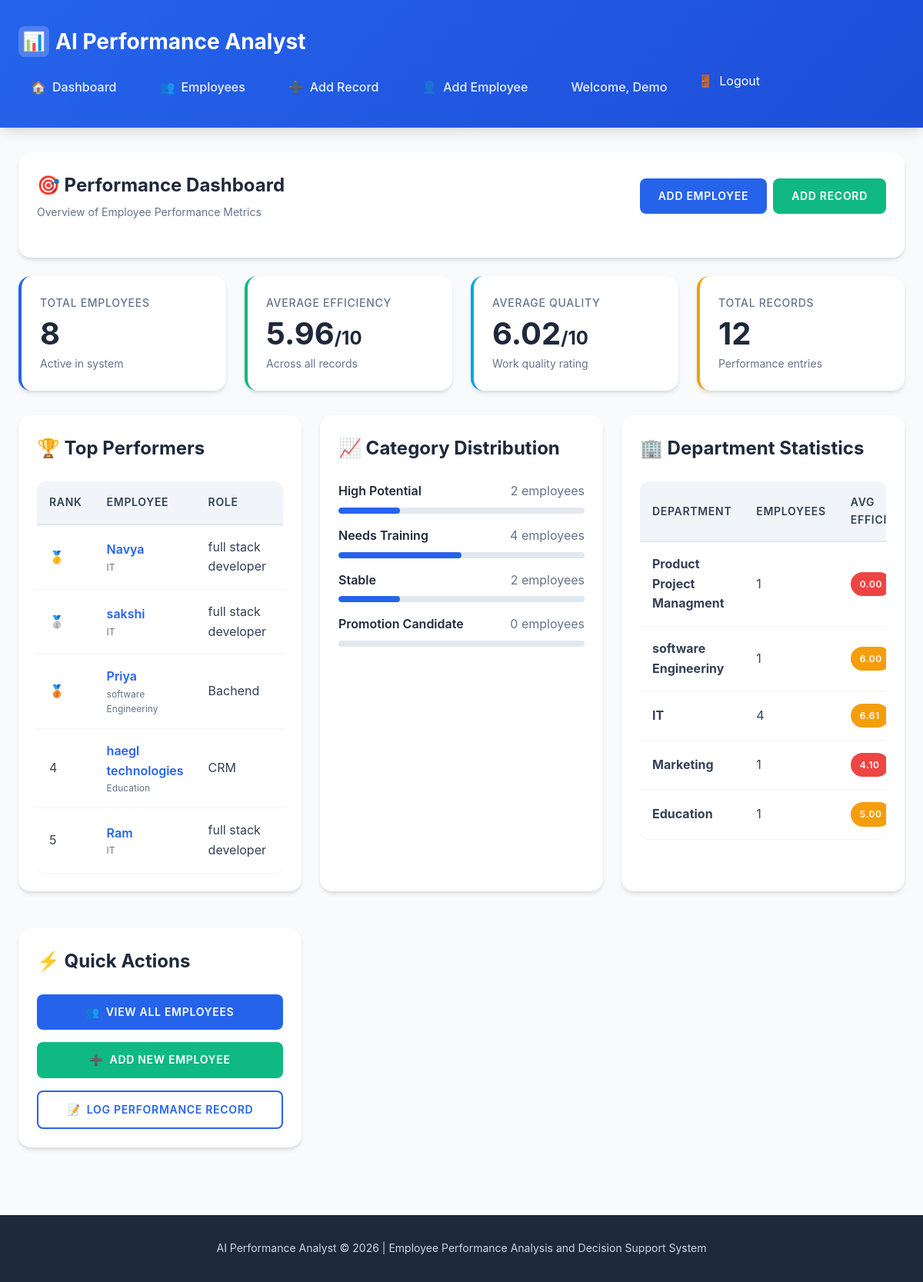
The app's page / (signed in) with its own data.
### performance/models.py (models this page shows, shortened)
class Employee(models.Model):
    PERFORMANCE_CATEGORIES = [
        ('high_potential', 'High Potential'),
        ('needs_training', 'Needs Training'),
        ('stable', 'Stable'),
        ('promotion_candidate', 'Promotion Candidate'),
    ]
    name = models.CharField(max_length=200, verbose_name="Employee Name")
    department = models.CharField(max_length=100, verbose_name="Department")
    role = models.CharField(max_length=100, verbose_name="Role/Position")
    join_date = models.DateField(verbose_name="Join Date")
    email = models.EmailField(max_length=254, blank=True, null=True, verbose_name="Email")
    performance_category = models.CharField(
        max_length=50,
        choices=PERFORMANCE_CATEGORIES,
        default='stable',
        verbose_name="Performance Category"
    )
    created_at = models.DateTimeField(auto_now_add=True)
    updated_at = models.DateTimeField(auto_now=True)
    class Meta:
        ordering = ['-created_at']
        verbose_name = "Employee"
        verbose_name_plural = "Employees"
    def get_average_efficiency(self):
        records = self.performancerecord_set.all()
        if records.exists():
            return round(records.aggregate(models.Avg('efficiency'))['efficiency__avg'], 2)
        return 0.0
    def get_average_quality(self):
        records = self.performancerecord_set.all()
        if records.exists():
            return round(records.aggregate(models.Avg('quality'))['quality__avg'], 2)
        return 0.0
    def get_record_count(self):
        return self.performancerecord_set.count()

### performance/views.py (the view)
# urls.py: path('', views.dashboard_view, name='dashboard'),
@login_required
def dashboard_view(request):
    stats = get_dashboard_statistics()
    context = {
        'stats': stats,
        'page_title': 'Dashboard - Employee Performance Analysis'
    }
    return render(request, 'performance/dashboard.html', context)

### performance/templates/performance/dashboard.html (shortened to what this page needs)
{% extends 'performance/base.html' %}
{% block content %}
<div class="container">
    <div class="card">
        <div class="card-header">
            <div>
                <h1 class="card-title">🎯 Performance Dashboard</h1>
                <p class="card-subtitle">Overview of Employee Performance Metrics</p>
            </div>
            <div class="btn-group">
                <a href="{% url 'add_employee' %}" class="btn btn-primary">Add Employee</a>
                <a href="{% url 'add_record' %}" class="btn btn-success">Add Record</a>
            </div>
        </div>
    </div>
    <div class="stats-grid">
        <div class="stat-card">
            <div class="stat-label">Total Employees</div>
            <div class="stat-value">{{ stats.total_employees }}</div>
            <div class="stat-subtext">Active in system</div>
        </div>
        <div class="stat-card success">
            <div class="stat-label">Average Efficiency</div>
            <div class="stat-value">{{ stats.avg_efficiency|floatformat:2 }}<span style="font-size: 1.5rem;">/10</span></div>
            <div class="stat-subtext">Across all records</div>
        </div>
        <div class="stat-card info">
            <div class="stat-label">Average Quality</div>
            <div class="stat-value">{{ stats.avg_quality|floatformat:2 }}<span style="font-size: 1.5rem;">/10</span></div>
            <div class="stat-subtext">Work quality rating</div>
        </div>
        <div class="stat-card warning">
            <div class="stat-label">Total Records</div>
            <div class="stat-value">{{ stats.total_records }}</div>
            <div class="stat-subtext">Performance entries</div>
        </div>
    </div>
    <div class="grid grid-2">
        <div class="card">
            <div class="card-header">
                <h2 class="card-title">🏆 Top Performers</h2>
            </div>
            <div class="card-body">
                {% if stats.top_performers %}
                    <div class="table-container">
                        <table class="table">
                            <thead>
                                <tr>
                                    <th>Rank</th>
                                    <th>Employee</th>
                                    <th>Role</th>
                                    <th>Score</th>
                                </tr>
                            </thead>
                            <tbody>
                                {% for employee in stats.top_performers %}
                                <tr>
                                    <td>
                                        {% if forloop.counter == 1 %}🥇
                                        {% elif forloop.counter == 2 %}🥈
                                        {% elif forloop.counter == 3 %}🥉
                                        {% else %}{{ forloop.counter }}{% endif %}
                                    </td>
                                    <td>
                                        <a href="{% url 'employee_detail' employee.id %}" style="color: var(--primary-color); text-decoration: none; font-weight: 600;">
                                            {{ employee.name }}
                                        </a>
                                        <div style="font-size: 0.75rem; color: var(--gray-500);">{{ employee.department }}</div>
                                    </td>
                                    <td>{{ employee.role }}</td>
                                    <td>
                                    </td>
                                </tr>
                                {% endfor %}
                            </tbody>
                        </table>
                    </div>
                {% else %}
                    <div class="empty-state">
                        <div class="empty-state-icon">📊</div>
                        <div class="empty-state-title">No Performance Data Yet</div>
                        <div class="empty-state-text">Add employees and performance records to see top performers.</div>
                    </div>
                {% endif %}
            </div>
        </div>
        <div class="card">
            <div class="card-header">
                <h2 class="card-title">📈 Category Distribution</h2>
            </div>
            <div class="card-body">
                {% if stats.category_distribution %}
                    <div style="margin-top: 1.5rem;">
                        {% for label, count in stats.category_distribution.items %}
                        <div style="margin-bottom: 1rem;">
                            <div style="display: flex; justify-content: space-between; margin-bottom: 0.5rem;">
                                <span style="font-weight: 600;">{{ label }}</span>
                                <span style="color: var(--gray-500);">{{ count }} employee{{ count|pluralize }}</span>
                            </div>
                            <div style="width: 100%; height: 8px; background: var(--gray-200); border-radius: 4px; overflow: hidden;">
                                {% widthratio count stats.total_employees 100 as percentage %}
                                <div style="width: {% if stats.total_employees > 0 %}{{ percentage }}{% else %}0{% endif %}%; height: 100%; background: var(--primary-color); border-radius: 4px;"></div>
                            </div>
                        </div>
                        {% endfor %}
                    </div>
                {% else %}
                    <div class="empty-state">
                        <div class="empty-state-icon">📊</div>
                        <div class="empty-state-title">No Categories Yet</div>
                        <div class="empty-state-text">Categories will be assigned as performance data is analyzed.</div>
                    </div>
                {% endif %}
            </div>
        </div>
        <div class="card">
            <div class="card-header">
                <h2 class="card-title">🏢 Department Statistics</h2>
            </div>
            <div class="card-body">
                {% if stats.department_stats %}
                    <div class="table-container">
                        <table class="table">
                            <thead>
                                <tr>
                                    <th>Department</th>
                                    <th>Employees</th>
                                    <th>Avg Efficiency</th>
                                </tr>
                            </thead>
                            <tbody>
                                {% for dept, dept_stats in stats.department_stats.items %}
                                <tr>
                                    <td><strong>{{ dept }}</strong></td>
                                    <td>{{ dept_stats.employee_count }}</td>
                                    <td>
                                        <span class="badge {% if dept_stats.avg_efficiency >= 7 %}badge-success{% elif dept_stats.avg_efficiency >= 5 %}badge-warning{% else %}badge-danger{% endif %}">
                                            {{ dept_stats.avg_efficiency|floatformat:2 }}
                                        </span>
                                    </td>
                                </tr>
                                {% endfor %}
                            </tbody>
                        </table>
                    </div>
                {% else %}
                    <div class="empty-state">
                        <div class="empty-state-icon">🏢</div>
                        <div class="empty-state-title">No Departments Yet</div>
                        <div class="empty-state-text">Add employees with departments to see statistics.</div>
                    </div>
                {% endif %}
            </div>
        </div>
        <div class="card">
            <div class="card-header">
                <h2 class="card-title">⚡ Quick Actions</h2>
            </div>
            <div class="card-body">
                <div style="display: flex; flex-direction: column; gap: 1rem;">
                    <a href="{% url 'employee_list' %}" class="btn btn-primary" style="width: 100%;">
                        <span>👥</span> View All Employees
                    </a>
                    <a href="{% url 'add_employee' %}" class="btn btn-success" style="width: 100%;">
                        <span>➕</span> Add New Employee
                    </a>
                    <a href="{% url 'add_record' %}" class="btn btn-outline" style="width: 100%;">
                        <span>📝</span> Log Performance Record
                    </a>
                </div>
            </div>
        </div>
    </div>
</div>
{% endblock %}

### performance/templates/performance/base.html (shortened to what this page needs)
<!DOCTYPE html>
<html lang="en">
<head>
    {% load static %}
    <link rel="stylesheet" href="{% static 'performance/css/styles.css' %}">
</head>
<body>
    <header class="header">
        <div class="container">
            <div class="header-content">
                <a href="{% url 'dashboard' %}" class="logo">
                    <div class="logo-icon">📊</div>
                    AI Performance Analyst
                </a>
                <nav class="nav">
                    {% if user.is_authenticated %}
                    <a href="{% url 'dashboard' %}" class="nav-link">
                        <span>🏠</span> Dashboard
                    </a>
                    <a href="{% url 'employee_list' %}" class="nav-link">
                        <span>👥</span> Employees
                    </a>
                    <a href="{% url 'add_record' %}" class="nav-link">
                        <span>➕</span> Add Record
                    </a>
                    <a href="{% url 'add_employee' %}" class="nav-link">
                        <span>👤</span> Add Employee
                    </a>
                    <span class="nav-user">Welcome, {{ user.username }}</span>
                    <form method="post" action="{% url 'logout' %}" style="display:inline;">
                        <button type="submit" class="nav-link nav-logout" style="background:none;border:none;cursor:pointer;padding:0;font:inherit;color:inherit;">
                            <span>🚪</span> Logout
                        </button>
                    </form>
                    {% endif %}
                </nav>
            </div>
        </div>
    </header>
    <main>
        {% block content %}{% endblock %}
    </main>
    <footer class="footer">
        <div class="container">
            <p class="footer-text">
                AI Performance Analyst &copy; {% now "Y" %} | Employee Performance Analysis and Decision Support System
            </p>
        </div>
    </footer>
</body>
</html>

### records on screen
Employee: name "Navya", department "IT", role "full stack developer"
Employee: name "sakshi", department "IT", role "full stack developer"
Employee: name "Priya", department "software Engineeriny", role "Bachend", department "software Engineeriny", employee_count "1", avg_efficiency "6.00"
Employee: name "haegl technologies", department "Education", role "CRM", department "Education", employee_count "1", avg_efficiency "5.00"
Employee: name "Ram", department "IT", role "full stack developer"
Employee: department "Product Project Managment", employee_count "1", avg_efficiency "0.00"
Employee: department "Marketing", employee_count "1", avg_efficiency "4.10"

### other values on screen
{{ user.username }} "Demo"
{{ stats.total_employees }} "8"
{{ stats.avg_efficiency|floatformat:2 }} "5.96"
{{ stats.avg_quality|floatformat:2 }} "6.02"
{{ stats.total_records }} "12"
{{ label }} "High Potential" "Needs Training" "Stable" "Promotion Candidate"
{{ count }} "2" "4" "2" "0"
{{ dept }} "IT"
{{ dept_stats.employee_count }} "4"
{{ dept_stats.avg_efficiency|floatformat:2 }} "6.61"
